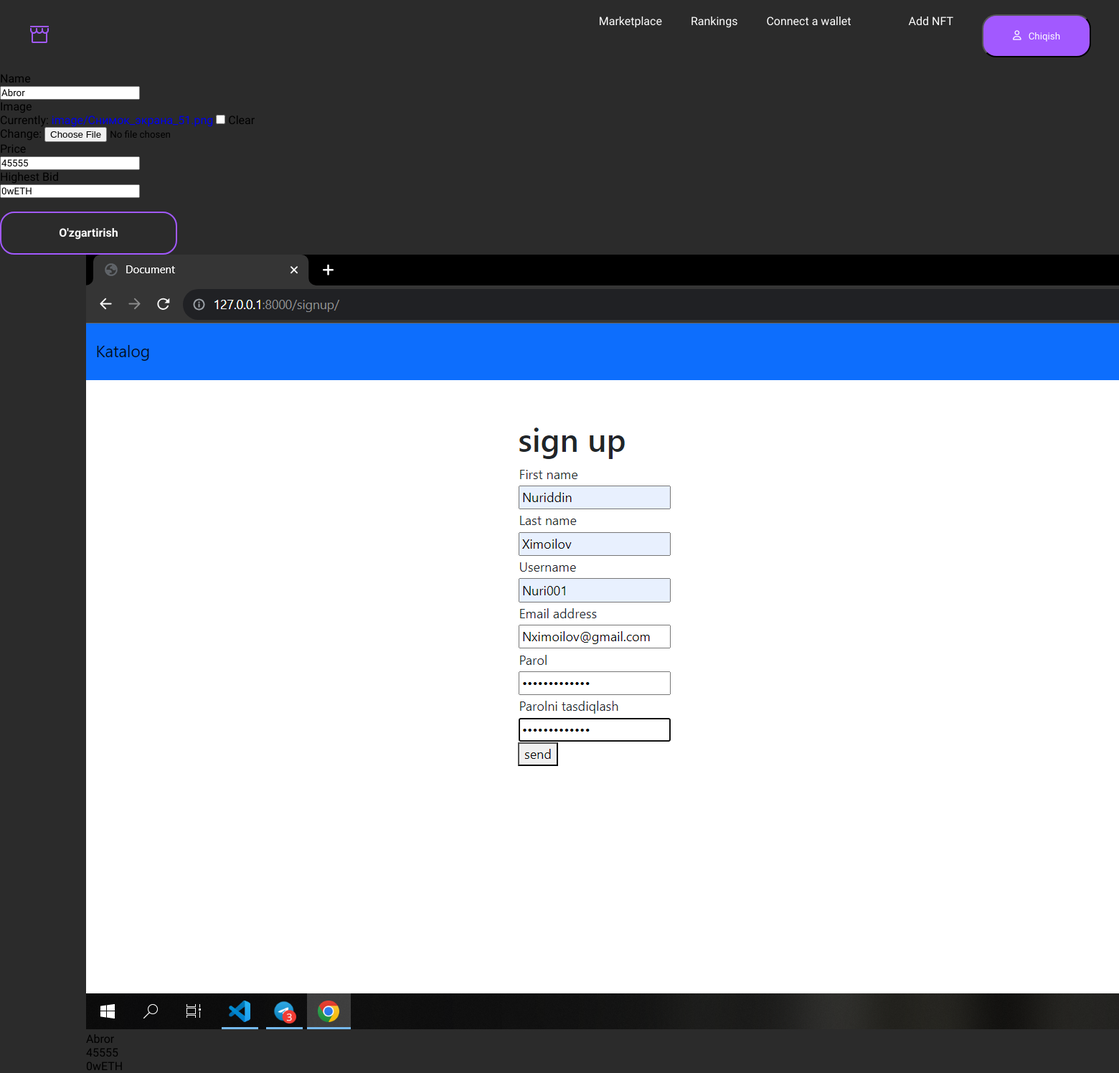
Screenshot of /eddnft/1 (signed in) with the database file from the repository.
### home/models.py (models this page shows, shortened)
class AddNftModel(models.Model):
    user = models.ForeignKey(UserModel, on_delete=models.CASCADE, null=True)
    name = models.CharField(max_length=100)
    image = models.ImageField(upload_to='image/', default='defult_img', null=True ,blank=True)
    price = models.CharField(max_length=50)
    Highest_Bid = models.CharField(max_length=50, default='0wETH')

### home/views.py (the view, shortened to what this page needs)
# urls.py: path('eddnft/<int:eddid>',EditNftProjectView, name='eddnft'),
@login_required()
def EditNftProjectView(request,eddid):
    edit_project = AddNftModel.objects.get(id=eddid)
    form = AddNFTform(instance=edit_project)
    projectFilter = AddNftModel.objects.filter(id=eddid)
    ctx={
        'form':form,
        "projectFilter": projectFilter
    }
    return render(request,'editnftprjc.html',ctx)

### home/form.py
class AddNFTform(forms.ModelForm):
    class Meta:
        model = AddNftModel
        fields = '__all__'
        exclude = ['user']

### template/editnftprjc.html (shortened to what this page needs)
{% extends 'navbar.html' %}
{% block content %}
<form  action="{% url 'eddnft' user.id  %}" method="POST" enctype="multipart/form-data">
        {% for f in form %}
        <div class="col-md-6">
            <p>{{f.label}}</p>
            <div class="mt-3">{{f}}</div>
        </div>
        {% endfor %}
    <br>
    <button class="btn btn-primary">O'zgartirish</button>
</form>
<div class="container">
    <div class="row">
        {% for editproject in projectFilter %}
            <div class="col-6">
                <div class="card">
                    <img src="{{editproject.image.url}}" alt="">
                    <p>{{editproject.name}}</p>
                    <p>{{editproject.price}}</p>
                    <p>{{editproject.Highest_Bid}}</p>
                </div>
            </div>
        {% endfor %}
    </div>
</div>
{% endblock %}

### template/navbar.html (shortened to what this page needs)
<!DOCTYPE html>
<html lang="en">
<head>
    <link rel="stylesheet" href="https://cdnjs.cloudflare.com/ajax/libs/font-awesome/6.4.2/css/all.min.css" />
    {% load static %}
    <link rel="stylesheet" href="{% static 'style.css' %}">
    <link rel="stylesheet" href="{% static 'signup.css' %}">
    <link rel="stylesheet" href="{% static 'marketpalce.css' %}">
    <link rel="stylesheet" href="{% static 'artist.css' %}">
    <link rel="stylesheet" href="{% static 'nft.css' %}">
    <link rel="stylesheet" href="{% static 'rangkings.css' %}">
</head>
<body>
</head>
<body>
    <nav class="navigation">
        <div class="nav_menu">
            <a href="{% url 'index' %}"><img src="{% static 'images/logo.png' %}" alt=""></a>
            <div class="menu_list">
                <ul class="menu">
                    <li><a href="{% url 'marketpace'  %}">Marketplace</a></li>
                    <li><a href="{% url 'rankings' %}">Rankings</a></li>
                    <li><a href="{% url 'connect' %}">Connect a wallet</a></li>
                    <li>
                        {% if user.is_authenticated %}
                            <li><a href="{% url 'addnft' user.id %}">Add NFT</a></li>
                            <a  href="{% url 'logout' %}" >
                                <button class="signup" type="submit">
                                    <i class="fa-regular fa-user"></i>
                                    Chiqish
                                </button>
                            </a>
                    {% endif %}
                    </li>
                </ul>
            </div>
        </div>
    </nav>
    {% block content %}
    {% endblock %}
</body>
</html>

### static/style.css (style rules this page uses)
* { margin: 0; padding: 0; box-sizing: border-box; font-family: 'Work Sans', sans-serif; list-style-type: none; text-decoration: none; }
body { background: #2B2B2B; }
:root { --oq: #FFFFFF; --text: 22px; --title: 38px; --bg: #A259FF; }
.navigation { width: 100%; height: 100px; background-color: transparent; }
.nav_menu { width: 95%; height: 100%; margin: 0 auto; display: flex; justify-content: space-between; align-items: center; }
.menu_list { display: flex; column-gap: 20px; height: 100%; align-items: center; }
.menu { display: flex; column-gap: 40px; }
.menu li a { color: var(--oq); transition: .3s ease-in-out; }
.navigation .signup { display: block; width: 152px; height: 60px; background-color: var(--bg); border-radius: 20px; display: flex; justify-content: center; align-items: center; color: var(--oq); column-gap: 10px; transition: .3s ease-in-out; }
.container { width: 85%; margin: 0 auto; height: auto; }
.btn { width: 247px; height: 60px; border-radius: 20px; border: 2px solid var(--bg); background-color: transparent; font-weight: 600; font-size: 16px; line-height: 22px; color: var(--oq); transition: .2s ease-in-out; }
@media screen and (min-width: 577px) { .menu_list { display: none; } }
@media screen and (min-width: 577px) { .btn { position: absolute; width: 100%; height: 60px; border-radius: 20px; border: 2px solid var(--bg); background-color: transparent; font-weight: 600; font-size: 16px; line-height: 22px; color: var(--oq); transition: .2s ease-in-out; bottom: 12px; left: 50%; transform: translateX(-50%); } }
@media screen and (min-width: 768px) { .menu_list { display: flex; } }
@media screen and (min-width: 768px) { .btn { position: static; width: 178px; height: 60px; border-radius: 20px; border: 2px solid var(--bg); background-color: transparent; font-weight: 600; font-size: 16px; line-height: 22px; color: var(--oq); transition: .2s ease-in-out; transform: translateX(0%); } }
@media screen and (min-width: 1200px) { .btn { position: static; width: 247px; height: 60px; border-radius: 20px; border: 2px solid var(--bg); background-color: transparent; font-weight: 600; font-size: 16px; line-height: 22px; color: var(--oq); transition: .2s ease-in-out; transform: translateX(0%); } }
@media screen and (min-width: 1460px) { .container { max-width: 1320px; margin: 0 auto; height: auto; } }

### rows the page displays
AddNftModel: form "Abror" "45555" "0wETH", image (picture), name "Abror", price "45555", Highest_Bid "0wETH"

### other values shown
{{ f.label }} "Name" "Image" "Price" "Highest Bid"
